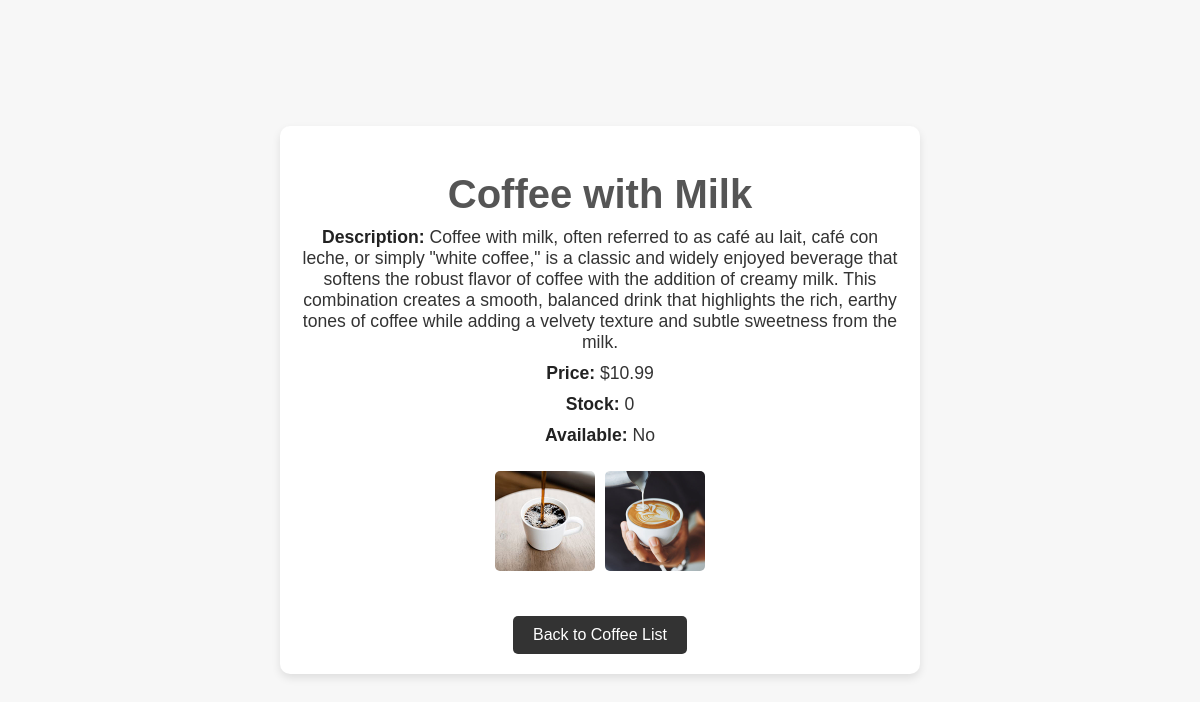
The app's page /menu/coffee-with-milk/ with its own data.
### coffee/models.py (models this page shows, shortened)
class Coffee(models.Model):
    name = models.CharField(max_length=100)
    description = models.TextField()
    price = models.DecimalField(max_digits=5, decimal_places=2)
    stock = models.IntegerField(default=0)
    is_available = models.BooleanField(default=True)
    slug = models.SlugField(unique=True, blank=True, null=True)

class CoffeeImageModel(models.Model):
    coffee = models.ForeignKey(Coffee, on_delete=models.CASCADE, related_name='images')
    image = models.ImageField(upload_to='coffee_images/', null=True, blank=True)

### coffee/views.py (the view)
# urls.py: path('menu/<slug:slug>/', coffee_detail, name='coffee-detail'),
def coffee_detail(request, slug):
    coffee = get_object_or_404(Coffee, slug=slug)
    coffee.is_available = coffee.stock > 0
    return render(request, 'coffee_details.html', {'coffee': coffee})

### coffee/templates/coffee_details.html (shortened to what this page needs)
{% load static %}
<!DOCTYPE html>
<html lang="en">
<head>
    <link rel="stylesheet" href="{% static 'details.css' %}">
</head>
<body>
    <div class="container">
        <h1>{{ coffee.name }}</h1>
        <p><strong>Description:</strong> {{ coffee.description }}</p>
        <p><strong>Price:</strong> ${{ coffee.price }}</p>
        <p><strong>Stock:</strong> {{ coffee.stock }}</p>
        <p><strong>Available:</strong> {{ coffee.is_available|yesno:"Yes,No" }}</p>
        <div class="images">
            {% for image in coffee.images.all %}
                <img src="{{ image.image.url }}" alt="{{ coffee.name }}" class="image-thumbnail">
            {% endfor %}
        </div>
        <a href="{% url 'menu' %}">Back to Coffee List</a>
    </div>
</body>
</html>

### static/details.css (style rules this page uses)
body { font-family: 'Arial', sans-serif; background-color: #f7f7f7; color: #333; margin: 0; padding: 0; display: flex; justify-content: center; align-items: center; height: 100vh; }
.container { background-color: #fff; box-shadow: 0 4px 8px rgba(0, 0, 0, 0.1); border-radius: 10px; padding: 20px; max-width: 600px; width: 100%; margin: 20px; text-align: center; }
h1 { font-size: 2.5rem; margin-bottom: 10px; color: #555; }
p { font-size: 1.1rem; margin: 10px 0; }
p strong { color: #222; }
.images { display: flex; flex-wrap: wrap; justify-content: center; margin: 20px 0; }
.images img { max-width: 100px; height: auto; border-radius: 5px; margin: 5px; cursor: pointer; transition: transform 0.3s ease-in-out; }
a { display: inline-block; margin-top: 20px; padding: 10px 20px; background-color: #333; color: #fff; text-decoration: none; border-radius: 5px; transition: background-color 0.3s ease; }

### records on screen
Coffee: name "Coffee with Milk", description "Coffee with milk, often referred to as café au lait, café con leche, or simply \"white coffee,\" is a classic and widely enjoyed beverage that softens the robust flavor of coffee with the addition of creamy milk. This combination creates a smooth, balanced drink that highlights the rich, earthy tones of coffee while adding a velvety texture and subtle sweetness from the milk.", price "10.99", stock "0", is_available "No"
CoffeeImageModel: image (picture)
CoffeeImageModel: image (picture)
